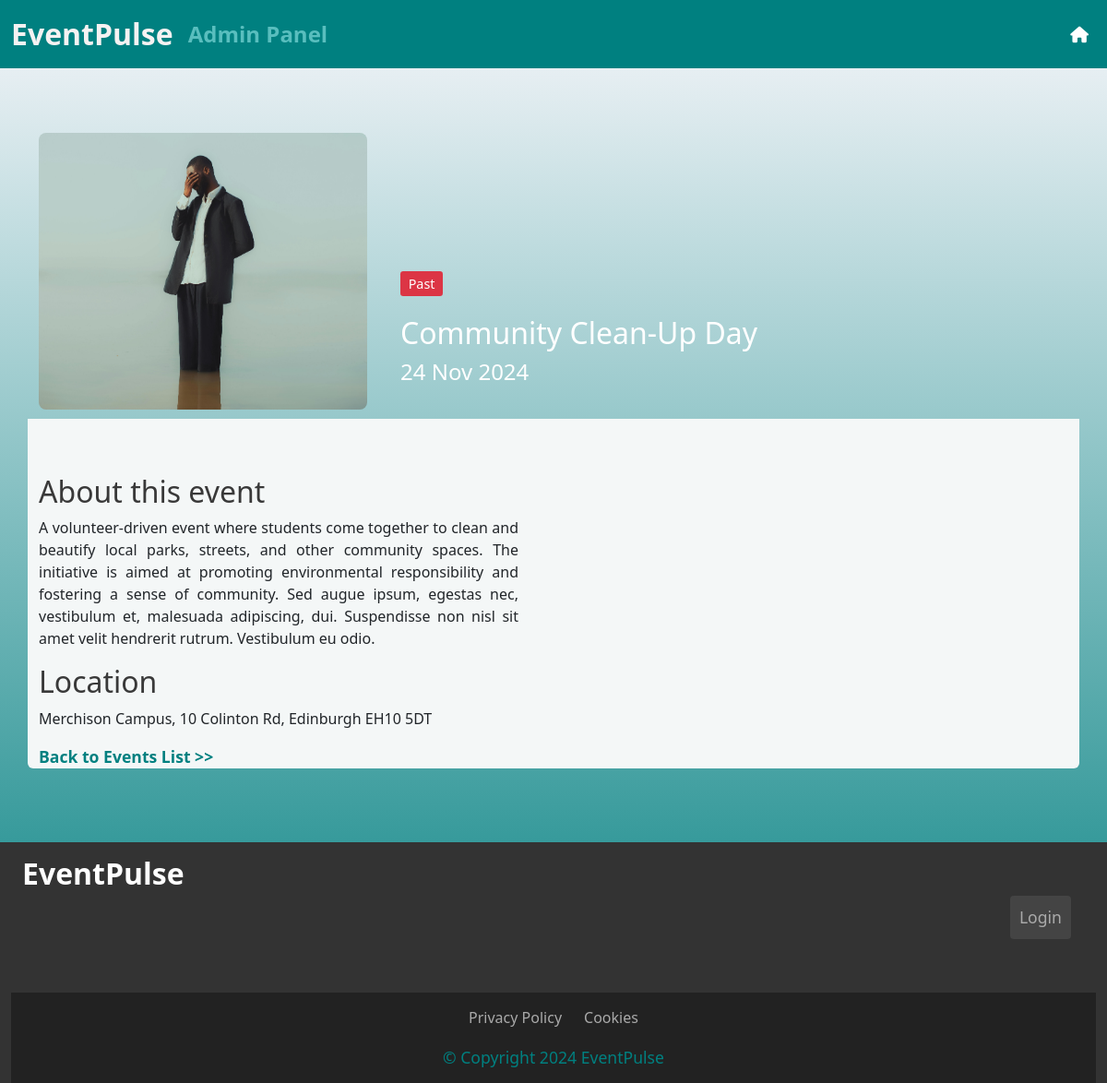
Page /admin/events/5 on the committed database.
### app.py (models this page shows)
class Event(db.Model):
    eventId = db.Column(db.Integer, primary_key=True)
    eventName = db.Column(db.String(100), nullable=False)
    description = db.Column(db.Text)
    date = db.Column(db.Date, nullable=False)
    location = db.Column(db.String(100), nullable=False)
    tag = db.Column(db.Enum(EventStatus), nullable=False)
    image_url = db.Column(db.String(255), nullable=True)
    votes = db.Column(db.Integer, default=0)

### app.py (the view)
@app.route('/admin/events/<int:event_id>', methods=['GET', 'POST'])
def admin_event_detail(event_id):
    stmt = select(Event).filter(Event.eventId == event_id)
    event = db.session.execute(stmt).scalar_one_or_none()
    if event is None:
        return redirect(url_for('admin_index'))  # or handle 404
    if request.method == 'POST':
        event.votes += 1
        if event.votes >= 200 and event.tag != EventStatus.Confirmed:
            event.tag = EventStatus.Confirmed  # Update the tag to 'Confirmed'
        db.session.commit()
        return redirect(url_for('vote_confirmation', event_id=event_id))
    return render_template('event.html', event=event)

### app.py (called while the page is built)
@app.before_request
def update_event_tags():
    db.create_all()
    today = date.today()
    events_to_update = Event.query.filter(
        Event.date < today,
        Event.tag.in_([EventStatus.Proposed, EventStatus.Confirmed])
    ).all()
    for event in events_to_update:
        event.tag = EventStatus.Past  # Change the tag to 'Past'
    db.session.commit()

### templates/event.html (shortened to what this page needs)
{% extends 'base.html' %}
{% block content %}
<div class="container topbox rounded-top">
    <div class="row">
        <div class="col-12 col-md-4 col-lg-4">
            {% if event.image_url %}
            <img src="{{ url_for('static', filename=event.image_url) }}" alt="Event Image" id="eventImageLarge">
            {% endif %}
        </div>
        <div class="col-12 col-md-8 col-lg-8 d-flex flex-column" id="textContainer">
            <div class="container title-box">
                <p class="card-text">
                    <span class="tag-pill
                        {% if event.tag.value == 'Confirmed' %}tag-pill-tag1
                        {% elif event.tag.value == 'Proposed' %}tag-pill-tag2
                        {% else %}tag-pill-tag3
                        {% endif %}">
                        {{ event.tag.value }}
                    </span>
                </p>
                <p class="card-text" id="eventName">{{ event.eventName }}</p>
                <p class="card-text" id="eventDate">{{ event.date.strftime('%d %b %Y')}}</p>
            </div>
        </div>
    </div>
</div>
<div class="container bottombox rounded-bottom">
    <div class="row">
        <div class="col-12 col-md-6 col-lg-8" id="infobox">
            <h2 id="eventInfo">About this event</h2>
            <p id="description">{{ event.description }}</p>
            <h2 id="eventInfo">Location</h2>
            <p>{{ event.location }}</p>
        </div>
    </div>
    <a href="{{ url_for('index') }}"><strong>Back to Events List >></strong></a>
</div><br><br>
{% endblock %}

### static/css/style.css (style rules this page uses)
body { background: rgb(246, 246, 250); background: linear-gradient(180deg, rgba(246, 246, 250, 1) 0%, rgba(0, 128, 128, 1) 100%); color: #f9f9f9; margin: 0; padding: 0; font-family: 'Open Sans', sans-serif; width: 100%; height: 100%; }
.tag-pill { display: inline-block; padding: 0.2em 0.6em; font-size: 0.9em; color: #fff; background-color: #6c757d; border-radius: 0.2rem; }
.topbox { margin-top: 5%; background-color: none; color: #fff; }
.bottombox { background-color: #f4f7f7; padding-top: 5%; }
#eventImageLarge { width: 100%; height: 300px; border-radius: 8px; margin-top: 10px; margin-bottom: 10px; margin-left: 0px; object-fit: cover; object-position: center; }
.title-box { margin-top: 10rem; }
.title-box p+p { margin-top: 0 !important; margin-bottom: 0 !important; }
.d-flex.flex-column { display: flex; flex-direction: column; height: 100%; }
h2 { color: #008080 !important; font-size: 24px; }
#eventInfo { color: rgb(57, 57, 57) !important; }
.tag-pill { padding: 0.2rem 0.5rem; background-color: #d63384; color: white; border-radius: 50px; display: inline-block; }
#eventName { font-size: 32px !important; }
#eventDate { font-size: 24px; }
a { text-decoration: none !important; color: #008080 !important; font-size: 1.1rem !important; }
#description { text-align: justify; }
#infobox { padding-right: 20%; }
.tag-pill { display: inline-block; padding: 0.2em 0.6em; font-size: 0.9em; color: #fff; border-radius: 0.2rem; }
.tag-pill-tag3 { background-color: #dc3545; }

### rows in the picture
Event: image_url (picture), tag.value "Past", eventName "Community Clean-Up Day", date "24 Nov 2024", description "A volunteer-driven event where students come together to clean and beautify local parks, streets, and other community spaces. The initiative is aimed at promoting environmental responsibility and fostering a sense of community. Sed augue ipsum, egestas nec, vestibulum et, malesuada adipiscing, dui. Suspendisse non nisl sit amet velit hendrerit rutrum. Vestibulum eu odio.", location "Merchison Campus, 10 Colinton Rd, Edinburgh EH10 5DT"
